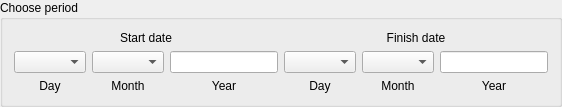
        <widget class="QGroupBox" name="periodBox">
         <property name="title">
          <string>Choose period</string>
         </property>
         <layout class="QGridLayout" name="gridLayout_2">
          <item row="0" column="3" colspan="3">
           <widget class="QLabel" name="label_4">
            <property name="toolTip">
             <string>The finish date defaults to the earliest finish date amongst the scenarios chosen, but can be set to an  earlier date by the user.</string>
            </property>
            <property name="text">
             <string>Finish date</string>
            </property>
            <property name="alignment">
             <set>Qt::AlignCenter</set>
            </property>
           </widget>
          </item>
          <item row="1" column="0">
           <widget class="QComboBox" name="startDay">
            <property name="maxVisibleItems">
             <number>31</number>
            </property>
           </widget>
          </item>
          <item row="1" column="1">
           <widget class="QComboBox" name="startMonth">
            <property name="maxVisibleItems">
             <number>12</number>
            </property>
           </widget>
          </item>
          <item row="1" column="2">
           <widget class="QLineEdit" name="startYear">
            <property name="inputMethodHints">
             <set>Qt::ImhNone</set>
            </property>
           </widget>
          </item>
          <item row="1" column="3">
           <widget class="QComboBox" name="finishDay">
            <property name="maxVisibleItems">
             <number>31</number>
            </property>
           </widget>
          </item>
          <item row="1" column="4">
           <widget class="QComboBox" name="finishMonth">
            <property name="currentIndex">
             <number>-1</number>
            </property>
            <property name="maxVisibleItems">
             <number>12</number>
            </property>
           </widget>
          </item>
          <item row="1" column="5">
           <widget class="QLineEdit" name="finishYear">
            <property name="inputMethodHints">
             <set>Qt::ImhNone</set>
            </property>
           </widget>
          </item>
          <item row="2" column="0">
           <widget class="QLabel" name="label_5">
            <property name="text">
             <string>Day</string>
            </property>
            <property name="alignment">
             <set>Qt::AlignCenter</set>
            </property>
           </widget>
          </item>
          <item row="2" column="1">
           <widget class="QLabel" name="label_7">
            <property name="text">
             <string>Month</string>
            </property>
            <property name="alignment">
             <set>Qt::AlignCenter</set>
            </property>
           </widget>
          </item>
          <item row="2" column="2">
           <widget class="QLabel" name="label_9">
            <property name="text">
             <string>Year</string>
            </property>
            <property name="alignment">
             <set>Qt::AlignCenter</set>
            </property>
           </widget>
          </item>
          <item row="2" column="3">
           <widget class="QLabel" name="label_6">
            <property name="text">
             <string>Day</string>
            </property>
            <property name="alignment">
             <set>Qt::AlignCenter</set>
            </property>
           </widget>
          </item>
          <item row="2" column="4">
           <widget class="QLabel" name="label_8">
            <property name="text">
             <string>Month</string>
            </property>
            <property name="alignment">
             <set>Qt::AlignCenter</set>
            </property>
           </widget>
          </item>
          <item row="2" column="5">
           <widget class="QLabel" name="label_10">
            <property name="text">
             <string>Year</string>
            </property>
            <property name="alignment">
             <set>Qt::AlignCenter</set>
            </property>
           </widget>
          </item>
          <item row="0" column="0" colspan="3">
           <widget class="QLabel" name="label_3">
            <property name="toolTip">
             <string>The start date defaults to the latest start date amongst the scenarios chosen, but can be set to a  later date by the user.</string>
            </property>
            <property name="text">
             <string>Start date</string>
            </property>
            <property name="alignment">
             <set>Qt::AlignCenter</set>
            </property>
           </widget>
          </item>
         </layout>
        </widget>
